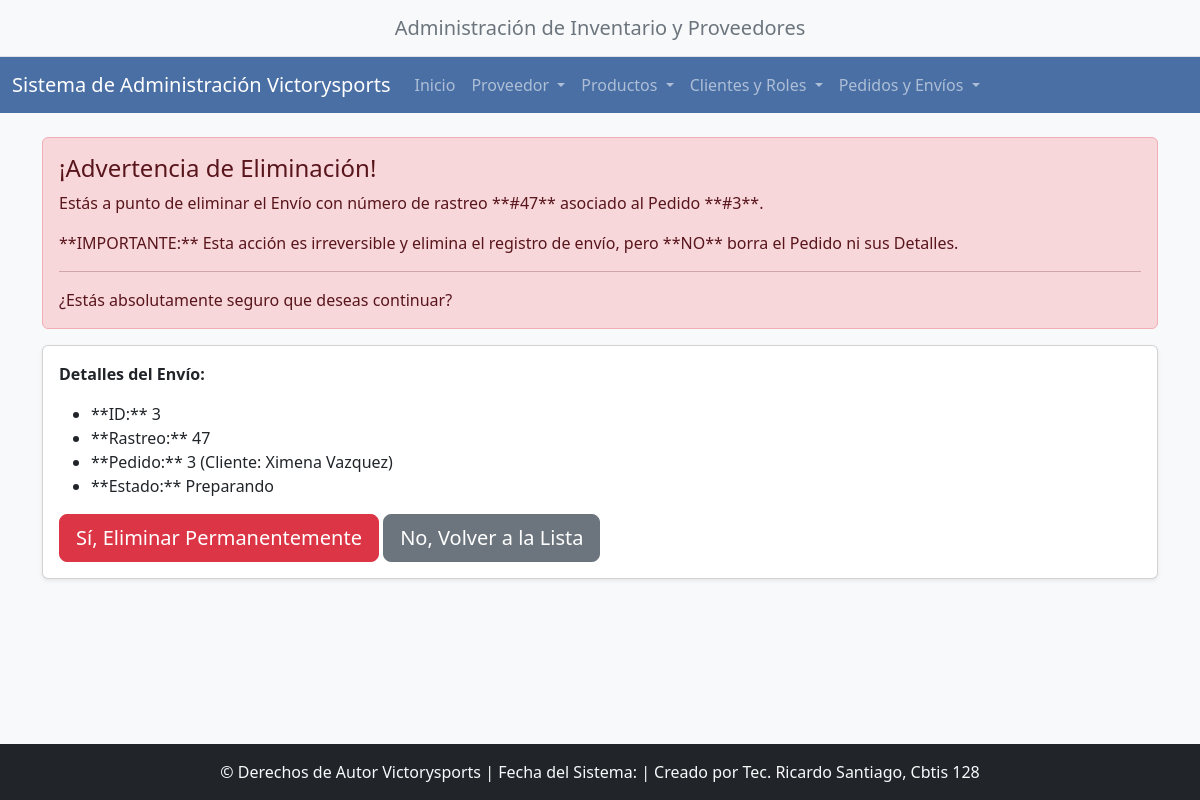
The app's page /envios/borrar/3/ with its own data.
### app_victorysports/models.py (models this page shows, shortened)
class Envio(models.Model):
    pedido = models.OneToOneField(Pedido, on_delete=models.CASCADE)  # id_pedido
    numero_rastreo = models.CharField(max_length=100, unique=True)
    fecha_envio = models.DateField()
    costo_envio = models.DecimalField(max_digits=10, decimal_places=2)
    estado_envio = models.CharField(max_length=50)
    class Meta:
        verbose_name = "Envío"
        verbose_name_plural = "Envíos"

class Pedido(models.Model):
    cliente = models.ForeignKey(Cliente, on_delete=models.PROTECT)  # id_cliente
    direccion_envio = models.ForeignKey(Direccion, on_delete=models.PROTECT)
    costo_total = models.DecimalField(max_digits=10, decimal_places=2)
    estado_pedido = models.CharField(max_length=50)
    class Meta:
        verbose_name = "Pedido"
        verbose_name_plural = "Pedidos"

class Cliente(models.Model):
    rol = models.ForeignKey(Rol, on_delete=models.SET_NULL, null=True)  # id_rol
    nombre_completo = models.CharField(max_length=255)
    email = models.EmailField(max_length=100, unique=True)
    password = models.CharField(max_length=255)
    fecha_registro = models.DateTimeField(auto_now_add=True)
    class Meta:
        verbose_name = "Cliente"
        verbose_name_plural = "Clientes"

### app_victorysports/views.py (the view)
# urls.py: path('envios/borrar/<int:pk>/', views.borrar_envio, name='borrar_envio'),
def borrar_envio(request, pk):
    envio = get_object_or_404(Envio, pk=pk)
    if request.method == 'POST':
        envio.delete()
        return redirect(reverse('ver_envio'))
    context = {'envio': envio}
    return render(request, 'envio/borrar_envio.html', context)

### app_victorysports/templates/envio/borrar_envio.html (shortened to what this page needs)
{% extends "base.html" %}
{% block content %}
<div class="alert alert-danger" role="alert">
    <h4 class="alert-heading">¡Advertencia de Eliminación!</h4>
    <p>Estás a punto de eliminar el Envío con número de rastreo **#{{ envio.numero_rastreo }}** asociado al Pedido **#{{ envio.pedido.pk }}**.</p>
    <p class="mt-3">**IMPORTANTE:** Esta acción es irreversible y elimina el registro de envío, pero **NO** borra el Pedido ni sus Detalles.</p>
    <hr>
    <p class="mb-0">¿Estás absolutamente seguro que deseas continuar?</p>
</div>
<div class="card shadow-sm">
    <div class="card-body">
        <p><strong>Detalles del Envío:</strong></p>
        <ul>
            <li>**ID:** {{ envio.pk }}</li>
            <li>**Rastreo:** {{ envio.numero_rastreo }}</li>
            <li>**Pedido:** {{ envio.pedido.pk }} (Cliente: {{ envio.pedido.cliente.nombre_completo }})</li>
            <li>**Estado:** {{ envio.estado_envio }}</li>
        </ul>
        <form method="POST" action="{% url 'borrar_envio' pk=envio.pk %}">
            <button type="submit" class="btn btn-danger btn-lg">Sí, Eliminar Permanentemente</button>
            <a href="{% url 'ver_envio' %}" class="btn btn-secondary btn-lg">No, Volver a la Lista</a>
        </form>
    </div>
</div>
{% endblock content %}

### app_victorysports/templates/base.html (style rules this page uses)
body { background-color: #f8f9fa; }
html { position: relative; min-height: 100%; }
body { margin-bottom: 70px; }

### records on screen
Envio: numero_rastreo "47", pedido.pk "3", pk "3", pedido.cliente.nombre_completo "Ximena Vazquez", estado_envio "Preparando"
